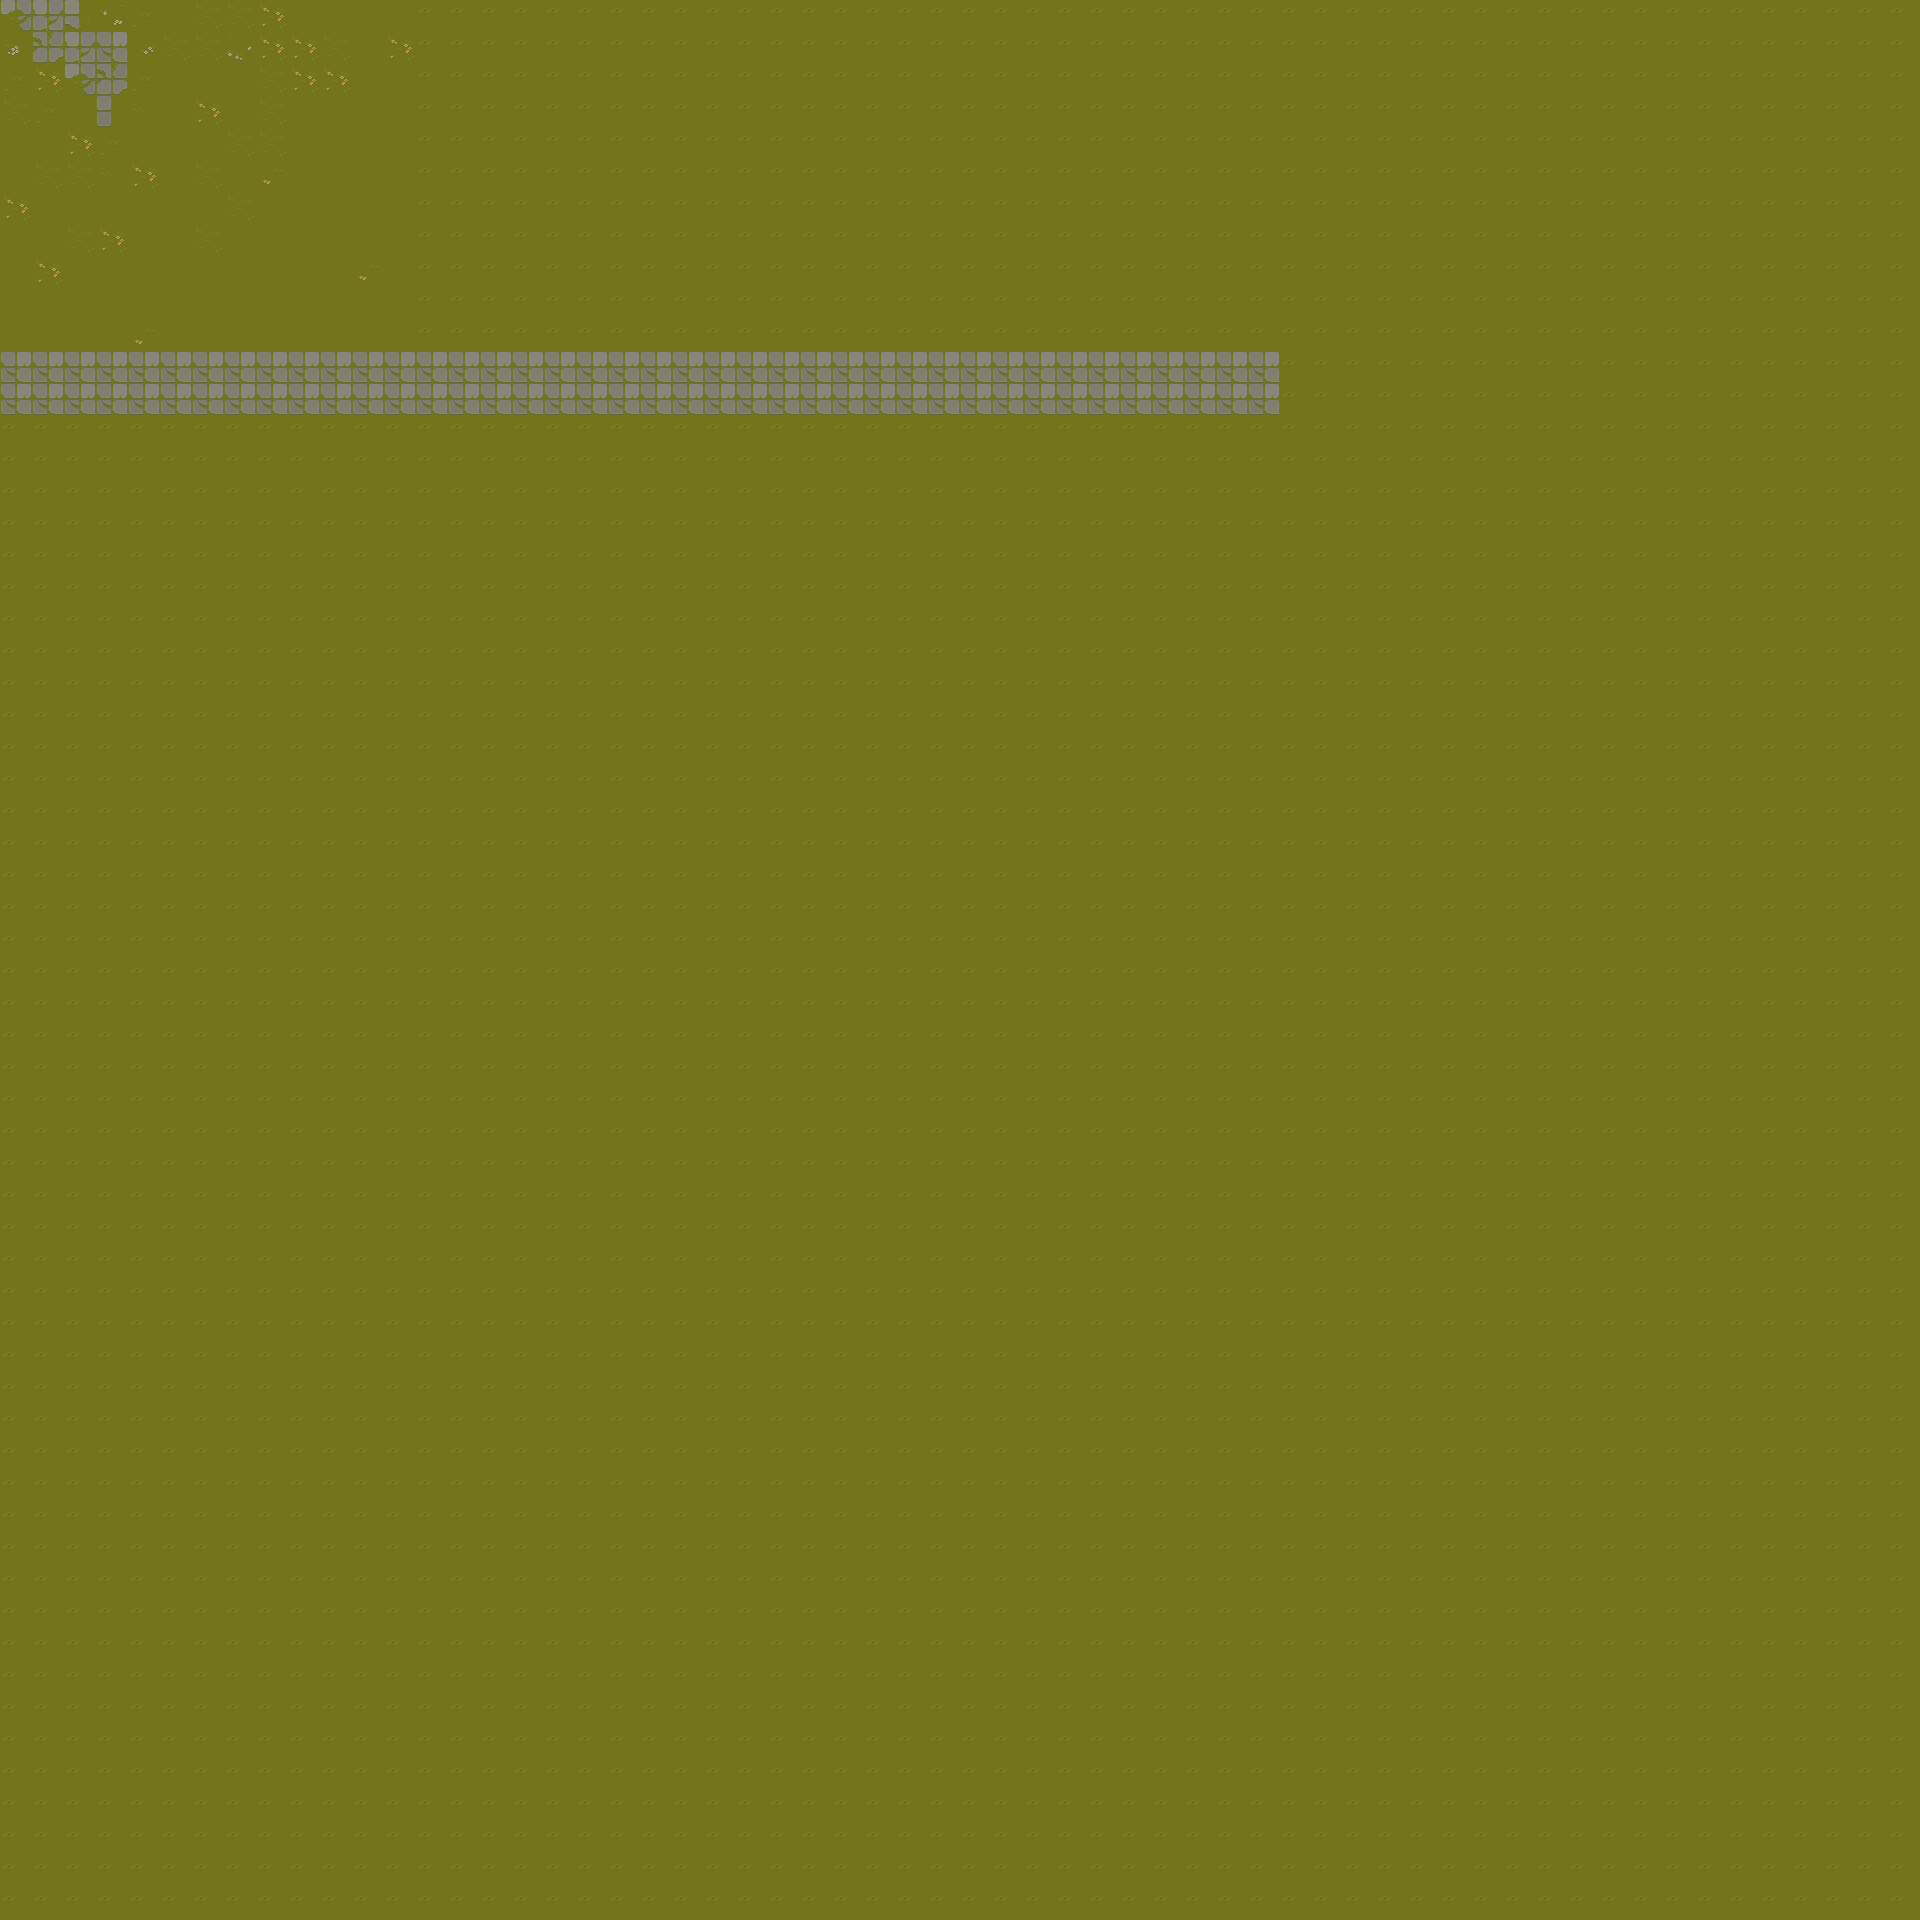

This is a level from a 2D game, rendered from its Tiled map with the project's own tilesets. A one-line summary and the complete map file follow:
An orthogonal 60x60 tile map with 32x32 px tiles, 1 tile layer (Tile Layer 1).

<map version="1.10" tiledversion="1.11.0" orientation="orthogonal" renderorder="right-down" width="60" height="60" tilewidth="32" tileheight="32" infinite="0" nextlayerid="2" nextobjectid="1">
 <tileset firstgid="1" name="floor" tilewidth="32" tileheight="32" tilecount="64" columns="8">
  <image source="maps/TX Tileset Grass.png" width="256" height="256" />
 </tileset>
 <layer id="1" name="Tile Layer 1" width="60" height="60" offsetx="0.156767" offsety="0.147487">
  <data encoding="csv">
58,42,60,7,19,1,26,26,30,1,1,1,1,2,2,2,2,2,2,2,2,2,2,2,2,2,2,2,2,2,2,2,2,2,2,2,2,2,2,2,2,2,2,2,2,2,2,2,2,2,2,2,2,2,2,2,2,2,2,2,
13,50,42,49,32,26,26,29,30,30,26,1,30,2,2,2,2,2,2,2,2,2,2,2,2,2,2,2,2,2,2,2,2,2,2,2,2,2,2,2,2,2,2,2,2,2,2,2,2,2,2,2,2,2,2,2,2,2,2,2,
19,30,58,50,19,1,1,1,26,30,30,1,1,2,2,2,2,2,2,2,2,2,2,2,2,2,2,2,2,2,2,2,2,2,2,2,2,2,2,2,2,2,2,2,2,2,2,2,2,2,2,2,2,2,2,2,2,2,2,2,
26,19,1,36,9,1,30,1,26,1,1,1,1,2,2,2,2,2,2,2,2,2,2,2,2,2,2,2,2,2,2,2,2,2,2,2,2,2,2,2,2,2,2,2,2,2,2,2,2,2,2,2,2,2,2,2,2,2,2,2,
1,1,30,19,1,1,1,26,26,1,1,1,1,2,2,2,2,2,2,2,2,2,2,2,2,2,2,2,2,2,2,2,2,2,2,2,2,2,2,2,2,2,2,2,2,2,2,2,2,2,2,2,2,2,2,2,2,2,2,2,
1,26,26,9,30,1,26,1,21,1,1,1,1,2,2,2,2,2,2,2,2,2,2,2,2,2,2,2,2,2,2,2,2,2,2,2,2,2,2,2,2,2,2,2,2,2,2,2,2,2,2,2,2,2,2,2,2,2,2,2,
30,1,1,1,1,1,1,26,1,1,1,1,1,2,2,2,2,2,2,2,2,2,2,2,2,2,2,2,2,2,2,2,2,2,2,2,2,2,2,2,2,2,2,2,2,2,2,2,2,2,2,2,2,2,2,2,2,2,2,2,
1,1,26,30,1,1,26,1,1,1,1,1,1,2,2,2,2,2,2,2,2,2,2,2,2,2,2,2,2,2,2,2,2,2,2,2,2,2,2,2,2,2,2,2,2,2,2,2,2,2,2,2,2,2,2,2,2,2,2,2,
1,30,1,1,1,1,1,1,1,1,1,21,1,2,2,2,2,2,2,2,2,2,2,2,2,2,2,2,2,2,2,2,2,2,2,2,2,2,2,2,2,2,2,2,2,2,2,2,2,2,2,2,2,2,2,2,2,2,2,2,
1,1,1,1,1,1,1,1,1,1,1,1,1,2,2,2,2,2,2,2,2,2,2,2,2,2,2,2,2,2,2,2,2,2,2,2,2,2,2,2,2,2,2,2,2,2,2,2,2,2,2,2,2,2,2,2,2,2,2,2,
1,1,1,1,21,1,1,1,1,1,1,1,1,2,2,2,2,2,2,2,2,2,2,2,2,2,2,2,2,2,2,2,2,2,2,2,2,2,2,2,2,2,2,2,2,2,2,2,2,2,2,2,2,2,2,2,2,2,2,2,
49,49,49,49,49,49,49,49,49,49,49,49,49,49,49,49,49,49,49,49,49,49,49,49,49,49,49,49,49,49,49,49,49,49,49,49,49,49,49,49,2,2,2,2,2,2,2,2,2,2,2,2,2,2,2,2,2,2,2,2,
49,49,49,49,49,49,49,49,49,49,49,49,49,49,49,49,49,49,49,49,49,49,49,49,49,49,49,49,49,49,49,49,49,49,49,49,49,49,49,49,2,2,2,2,2,2,2,2,2,2,2,2,2,2,2,2,2,2,2,2,
2,2,2,2,2,2,2,2,2,2,2,2,2,2,2,2,2,2,2,2,2,2,2,2,2,2,2,2,2,2,2,2,2,2,2,2,2,2,2,2,2,2,2,2,2,2,2,2,2,2,2,2,2,2,2,2,2,2,2,2,
2,2,2,2,2,2,2,2,2,2,2,2,2,2,2,2,2,2,2,2,2,2,2,2,2,2,2,2,2,2,2,2,2,2,2,2,2,2,2,2,2,2,2,2,2,2,2,2,2,2,2,2,2,2,2,2,2,2,2,2,
2,2,2,2,2,2,2,2,2,2,2,2,2,2,2,2,2,2,2,2,2,2,2,2,2,2,2,2,2,2,2,2,2,2,2,2,2,2,2,2,2,2,2,2,2,2,2,2,2,2,2,2,2,2,2,2,2,2,2,2,
2,2,2,2,2,2,2,2,2,2,2,2,2,2,2,2,2,2,2,2,2,2,2,2,2,2,2,2,2,2,2,2,2,2,2,2,2,2,2,2,2,2,2,2,2,2,2,2,2,2,2,2,2,2,2,2,2,2,2,2,
2,2,2,2,2,2,2,2,2,2,2,2,2,2,2,2,2,2,2,2,2,2,2,2,2,2,2,2,2,2,2,2,2,2,2,2,2,2,2,2,2,2,2,2,2,2,2,2,2,2,2,2,2,2,2,2,2,2,2,2,
2,2,2,2,2,2,2,2,2,2,2,2,2,2,2,2,2,2,2,2,2,2,2,2,2,2,2,2,2,2,2,2,2,2,2,2,2,2,2,2,2,2,2,2,2,2,2,2,2,2,2,2,2,2,2,2,2,2,2,2,
2,2,2,2,2,2,2,2,2,2,2,2,2,2,2,2,2,2,2,2,2,2,2,2,2,2,2,2,2,2,2,2,2,2,2,2,2,2,2,2,2,2,2,2,2,2,2,2,2,2,2,2,2,2,2,2,2,2,2,2,
2,2,2,2,2,2,2,2,2,2,2,2,2,2,2,2,2,2,2,2,2,2,2,2,2,2,2,2,2,2,2,2,2,2,2,2,2,2,2,2,2,2,2,2,2,2,2,2,2,2,2,2,2,2,2,2,2,2,2,2,
2,2,2,2,2,2,2,2,2,2,2,2,2,2,2,2,2,2,2,2,2,2,2,2,2,2,2,2,2,2,2,2,2,2,2,2,2,2,2,2,2,2,2,2,2,2,2,2,2,2,2,2,2,2,2,2,2,2,2,2,
2,2,2,2,2,2,2,2,2,2,2,2,2,2,2,2,2,2,2,2,2,2,2,2,2,2,2,2,2,2,2,2,2,2,2,2,2,2,2,2,2,2,2,2,2,2,2,2,2,2,2,2,2,2,2,2,2,2,2,2,
2,2,2,2,2,2,2,2,2,2,2,2,2,2,2,2,2,2,2,2,2,2,2,2,2,2,2,2,2,2,2,2,2,2,2,2,2,2,2,2,2,2,2,2,2,2,2,2,2,2,2,2,2,2,2,2,2,2,2,2,
2,2,2,2,2,2,2,2,2,2,2,2,2,2,2,2,2,2,2,2,2,2,2,2,2,2,2,2,2,2,2,2,2,2,2,2,2,2,2,2,2,2,2,2,2,2,2,2,2,2,2,2,2,2,2,2,2,2,2,2,
2,2,2,2,2,2,2,2,2,2,2,2,2,2,2,2,2,2,2,2,2,2,2,2,2,2,2,2,2,2,2,2,2,2,2,2,2,2,2,2,2,2,2,2,2,2,2,2,2,2,2,2,2,2,2,2,2,2,2,2,
2,2,2,2,2,2,2,2,2,2,2,2,2,2,2,2,2,2,2,2,2,2,2,2,2,2,2,2,2,2,2,2,2,2,2,2,2,2,2,2,2,2,2,2,2,2,2,2,2,2,2,2,2,2,2,2,2,2,2,2,
2,2,2,2,2,2,2,2,2,2,2,2,2,2,2,2,2,2,2,2,2,2,2,2,2,2,2,2,2,2,2,2,2,2,2,2,2,2,2,2,2,2,2,2,2,2,2,2,2,2,2,2,2,2,2,2,2,2,2,2,
2,2,2,2,2,2,2,2,2,2,2,2,2,2,2,2,2,2,2,2,2,2,2,2,2,2,2,2,2,2,2,2,2,2,2,2,2,2,2,2,2,2,2,2,2,2,2,2,2,2,2,2,2,2,2,2,2,2,2,2,
2,2,2,2,2,2,2,2,2,2,2,2,2,2,2,2,2,2,2,2,2,2,2,2,2,2,2,2,2,2,2,2,2,2,2,2,2,2,2,2,2,2,2,2,2,2,2,2,2,2,2,2,2,2,2,2,2,2,2,2,
2,2,2,2,2,2,2,2,2,2,2,2,2,2,2,2,2,2,2,2,2,2,2,2,2,2,2,2,2,2,2,2,2,2,2,2,2,2,2,2,2,2,2,2,2,2,2,2,2,2,2,2,2,2,2,2,2,2,2,2,
2,2,2,2,2,2,2,2,2,2,2,2,2,2,2,2,2,2,2,2,2,2,2,2,2,2,2,2,2,2,2,2,2,2,2,2,2,2,2,2,2,2,2,2,2,2,2,2,2,2,2,2,2,2,2,2,2,2,2,2,
2,2,2,2,2,2,2,2,2,2,2,2,2,2,2,2,2,2,2,2,2,2,2,2,2,2,2,2,2,2,2,2,2,2,2,2,2,2,2,2,2,2,2,2,2,2,2,2,2,2,2,2,2,2,2,2,2,2,2,2,
2,2,2,2,2,2,2,2,2,2,2,2,2,2,2,2,2,2,2,2,2,2,2,2,2,2,2,2,2,2,2,2,2,2,2,2,2,2,2,2,2,2,2,2,2,2,2,2,2,2,2,2,2,2,2,2,2,2,2,2,
2,2,2,2,2,2,2,2,2,2,2,2,2,2,2,2,2,2,2,2,2,2,2,2,2,2,2,2,2,2,2,2,2,2,2,2,2,2,2,2,2,2,2,2,2,2,2,2,2,2,2,2,2,2,2,2,2,2,2,2,
2,2,2,2,2,2,2,2,2,2,2,2,2,2,2,2,2,2,2,2,2,2,2,2,2,2,2,2,2,2,2,2,2,2,2,2,2,2,2,2,2,2,2,2,2,2,2,2,2,2,2,2,2,2,2,2,2,2,2,2,
2,2,2,2,2,2,2,2,2,2,2,2,2,2,2,2,2,2,2,2,2,2,2,2,2,2,2,2,2,2,2,2,2,2,2,2,2,2,2,2,2,2,2,2,2,2,2,2,2,2,2,2,2,2,2,2,2,2,2,2,
2,2,2,2,2,2,2,2,2,2,2,2,2,2,2,2,2,2,2,2,2,2,2,2,2,2,2,2,2,2,2,2,2,2,2,2,2,2,2,2,2,2,2,2,2,2,2,2,2,2,2,2,2,2,2,2,2,2,2,2,
2,2,2,2,2,2,2,2,2,2,2,2,2,2,2,2,2,2,2,2,2,2,2,2,2,2,2,2,2,2,2,2,2,2,2,2,2,2,2,2,2,2,2,2,2,2,2,2,2,2,2,2,2,2,2,2,2,2,2,2,
2,2,2,2,2,2,2,2,2,2,2,2,2,2,2,2,2,2,2,2,2,2,2,2,2,2,2,2,2,2,2,2,2,2,2,2,2,2,2,2,2,2,2,2,2,2,2,2,2,2,2,2,2,2,2,2,2,2,2,2,
2,2,2,2,2,2,2,2,2,2,2,2,2,2,2,2,2,2,2,2,2,2,2,2,2,2,2,2,2,2,2,2,2,2,2,2,2,2,2,2,2,2,2,2,2,2,2,2,2,2,2,2,2,2,2,2,2,2,2,2,
2,2,2,2,2,2,2,2,2,2,2,2,2,2,2,2,2,2,2,2,2,2,2,2,2,2,2,2,2,2,2,2,2,2,2,2,2,2,2,2,2,2,2,2,2,2,2,2,2,2,2,2,2,2,2,2,2,2,2,2,
2,2,2,2,2,2,2,2,2,2,2,2,2,2,2,2,2,2,2,2,2,2,2,2,2,2,2,2,2,2,2,2,2,2,2,2,2,2,2,2,2,2,2,2,2,2,2,2,2,2,2,2,2,2,2,2,2,2,2,2,
2,2,2,2,2,2,2,2,2,2,2,2,2,2,2,2,2,2,2,2,2,2,2,2,2,2,2,2,2,2,2,2,2,2,2,2,2,2,2,2,2,2,2,2,2,2,2,2,2,2,2,2,2,2,2,2,2,2,2,2,
2,2,2,2,2,2,2,2,2,2,2,2,2,2,2,2,2,2,2,2,2,2,2,2,2,2,2,2,2,2,2,2,2,2,2,2,2,2,2,2,2,2,2,2,2,2,2,2,2,2,2,2,2,2,2,2,2,2,2,2,
2,2,2,2,2,2,2,2,2,2,2,2,2,2,2,2,2,2,2,2,2,2,2,2,2,2,2,2,2,2,2,2,2,2,2,2,2,2,2,2,2,2,2,2,2,2,2,2,2,2,2,2,2,2,2,2,2,2,2,2,
2,2,2,2,2,2,2,2,2,2,2,2,2,2,2,2,2,2,2,2,2,2,2,2,2,2,2,2,2,2,2,2,2,2,2,2,2,2,2,2,2,2,2,2,2,2,2,2,2,2,2,2,2,2,2,2,2,2,2,2,
2,2,2,2,2,2,2,2,2,2,2,2,2,2,2,2,2,2,2,2,2,2,2,2,2,2,2,2,2,2,2,2,2,2,2,2,2,2,2,2,2,2,2,2,2,2,2,2,2,2,2,2,2,2,2,2,2,2,2,2,
2,2,2,2,2,2,2,2,2,2,2,2,2,2,2,2,2,2,2,2,2,2,2,2,2,2,2,2,2,2,2,2,2,2,2,2,2,2,2,2,2,2,2,2,2,2,2,2,2,2,2,2,2,2,2,2,2,2,2,2,
2,2,2,2,2,2,2,2,2,2,2,2,2,2,2,2,2,2,2,2,2,2,2,2,2,2,2,2,2,2,2,2,2,2,2,2,2,2,2,2,2,2,2,2,2,2,2,2,2,2,2,2,2,2,2,2,2,2,2,2,
2,2,2,2,2,2,2,2,2,2,2,2,2,2,2,2,2,2,2,2,2,2,2,2,2,2,2,2,2,2,2,2,2,2,2,2,2,2,2,2,2,2,2,2,2,2,2,2,2,2,2,2,2,2,2,2,2,2,2,2,
2,2,2,2,2,2,2,2,2,2,2,2,2,2,2,2,2,2,2,2,2,2,2,2,2,2,2,2,2,2,2,2,2,2,2,2,2,2,2,2,2,2,2,2,2,2,2,2,2,2,2,2,2,2,2,2,2,2,2,2,
2,2,2,2,2,2,2,2,2,2,2,2,2,2,2,2,2,2,2,2,2,2,2,2,2,2,2,2,2,2,2,2,2,2,2,2,2,2,2,2,2,2,2,2,2,2,2,2,2,2,2,2,2,2,2,2,2,2,2,2,
2,2,2,2,2,2,2,2,2,2,2,2,2,2,2,2,2,2,2,2,2,2,2,2,2,2,2,2,2,2,2,2,2,2,2,2,2,2,2,2,2,2,2,2,2,2,2,2,2,2,2,2,2,2,2,2,2,2,2,2,
2,2,2,2,2,2,2,2,2,2,2,2,2,2,2,2,2,2,2,2,2,2,2,2,2,2,2,2,2,2,2,2,2,2,2,2,2,2,2,2,2,2,2,2,2,2,2,2,2,2,2,2,2,2,2,2,2,2,2,2,
2,2,2,2,2,2,2,2,2,2,2,2,2,2,2,2,2,2,2,2,2,2,2,2,2,2,2,2,2,2,2,2,2,2,2,2,2,2,2,2,2,2,2,2,2,2,2,2,2,2,2,2,2,2,2,2,2,2,2,2,
2,2,2,2,2,2,2,2,2,2,2,2,2,2,2,2,2,2,2,2,2,2,2,2,2,2,2,2,2,2,2,2,2,2,2,2,2,2,2,2,2,2,2,2,2,2,2,2,2,2,2,2,2,2,2,2,2,2,2,2,
2,2,2,2,2,2,2,2,2,2,2,2,2,2,2,2,2,2,2,2,2,2,2,2,2,2,2,2,2,2,2,2,2,2,2,2,2,2,2,2,2,2,2,2,2,2,2,2,2,2,2,2,2,2,2,2,2,2,2,2,
2,2,2,2,2,2,2,2,2,2,2,2,2,2,2,2,2,2,2,2,2,2,2,2,2,2,2,2,2,2,2,2,2,2,2,2,2,2,2,2,2,2,2,2,2,2,2,2,2,2,2,2,2,2,2,2,2,2,2,2,
2,2,2,2,2,2,2,2,2,2,2,2,2,2,2,2,2,2,2,2,2,2,2,2,2,2,2,2,2,2,2,2,2,2,2,2,2,2,2,2,2,2,2,2,2,2,2,2,2,2,2,2,2,2,2,2,2,2,2,2
</data>
 </layer>
</map>
